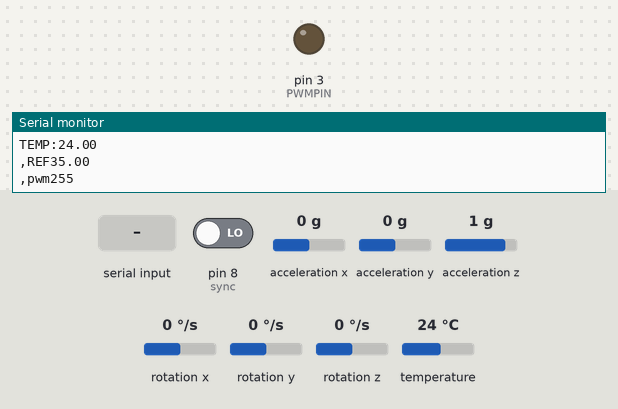
Bench run of a sketch on a simulated Arduino Uno, built with avr-gcc and run on an emulated ATmega328P. Parts: output pins drawn as LEDs (lit = HIGH), the last lines printed to the serial monitor. The test bench sets the inputs (shaded band); at power-on: pin 8 (sync) LOW, temperature 24 °C, acceleration x 0 g, acceleration y 0 g, acceleration z 1 g, rotation x 0 °/s, rotation y 0 °/s, rotation z 0 °/s.

Above: at 1.2 s.
1.3 s: pin 8 (sync) driven HIGH
At 2.5 s:
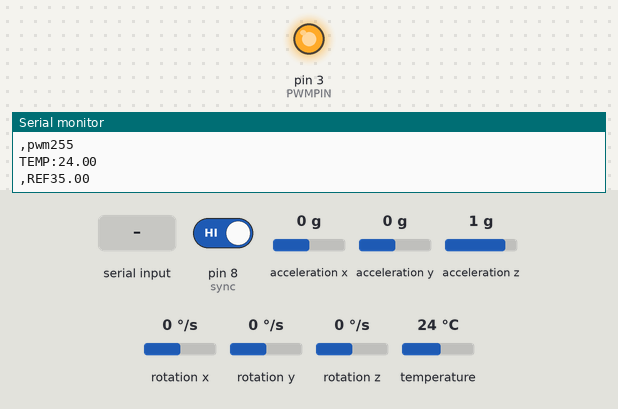
2.8 s: temperature set to 26 °C
4.3 s: temperature set to 27.4 °C
At 5.5 s:
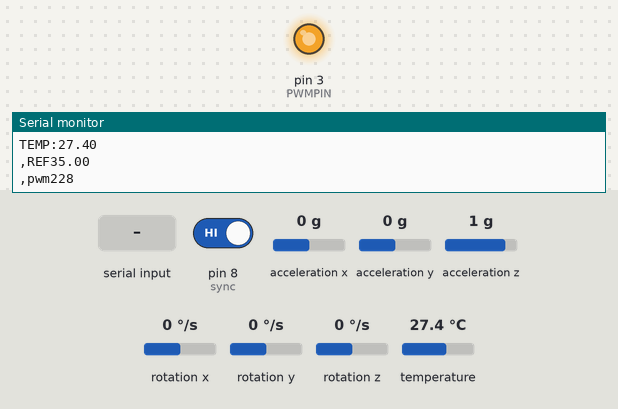
5.8 s: "R" received over the second serial link
At 6.6 s:
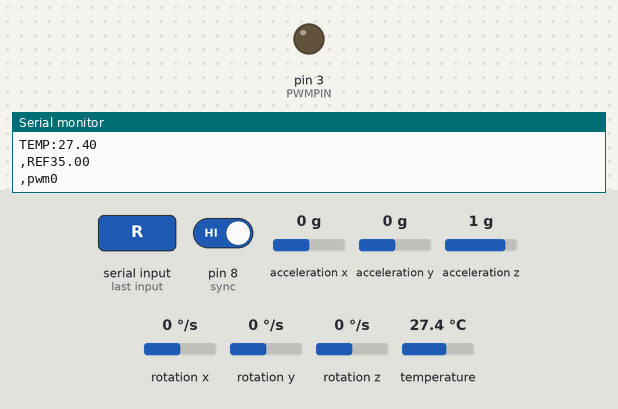
7.3 s: "C" received over the second serial link
At 8.5 s:
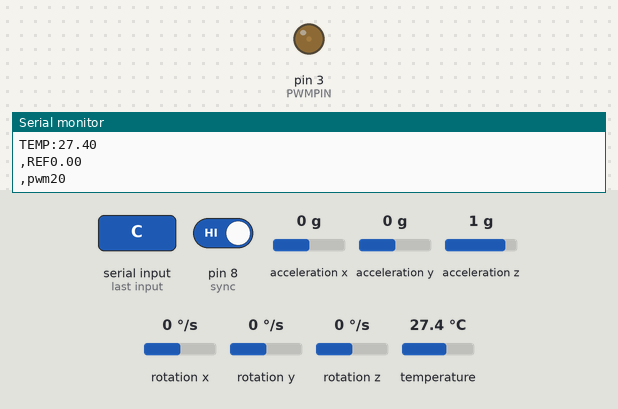
8.8 s: "K" received over the second serial link
At 9.5 s:
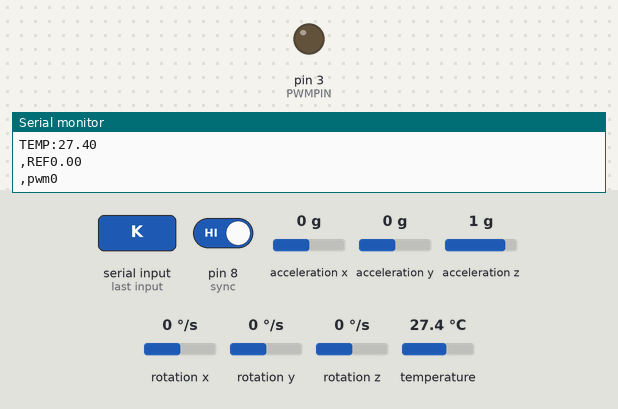
Timing chart, 0 to 11.3 s (numbered marks = the images above; inputs shaded):
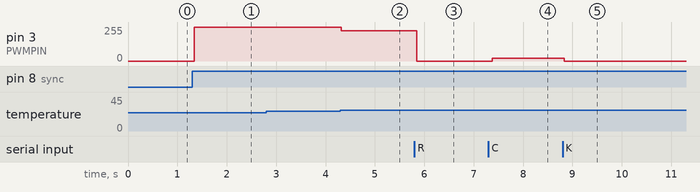

Measured:
- after the input at 1.3 s, pin 3 (PWMPIN): 0/255 → 255/255 at once
- after the input at 4.3 s, pin 3 (PWMPIN): 255/255 → 228/255 at once
- after the input at 5.8 s, pin 3 (PWMPIN): 228/255 → 0/255 after 0.05 s
- after the input at 7.3 s, pin 3 (PWMPIN): 0/255 → 20/255 after 0.07 s
- after the input at 8.8 s, pin 3 (PWMPIN): 20/255 → 0/255 at once

The sketch:

trabajofinal.ino
```cpp
#include <SoftwareSerial.h>
#include <Adafruit_MPU6050.h>
#include <Adafruit_Sensor.h>
#include <Wire.h>
Adafruit_MPU6050 mpu; //llama el objeto la libreria

//la libreria wire.h tiene los pines asignados para el arduno uno
int PWMPIN = 3; int sync = 8;int Pi = 0;
int Fs=10; int corte=0;
//Variables
float referencia = 35; float ek = 0;
float ek_anterior = 0; float valor;
//Pi constantes
float kp = 30;   float ki = 0.01;   int kd = 0.0;
int Gp = 0;    int Gi = 0;    int Gd = 0;
String frase;

//Variables secundarias

SoftwareSerial BT(10,11);

void setup()
{
  Serial.begin(9600);
  BT.begin(38400);
  if (!mpu.begin())
  {
    while (1)
    {
      delay(10);
    }
  }
pinMode(PWMPIN,OUTPUT);
pinMode (sync, INPUT);


// Serial.println("temp,temp1"); //lectura del serial ploter para graficar
mpu.setFilterBandwidth(MPU6050_BAND_21_HZ); //inicializacion del mpu
}

void loop()
{
 sensors_event_t a, g, temp;
 mpu.getEvent(&a, &g, &temp); //funcion de libreria del mpu pa definir valiavble q se van a usar para escribir la temperaatura
 valor = temp.temperature;

//bluetooh

while(BT.available())    // Si llega un dato por el puerto BT se envía al monitor serial
  {
    if(BT.available()>0){
      char letra = BT.read();
      Serial.write(letra);
      if((String) letra != "R" && (String)letra != "K" && (String)letra != "C"){
      frase += letra;
      }
      if ((String) letra == "R"){
      String gp = frase;
      kp=gp.toFloat();
      frase = "";
      }
      else if ((String)letra == "K"){
      String gi = frase;
      ki=gi.toFloat();
      frase = "";
      }
      else if((String)letra == "C"){
      String sp = frase;
      referencia=sp.toFloat();
      frase="";
      }

        Serial.print(" kp: ");Serial.print (kp); Serial.print(" ki: ");Serial.print (ki);Serial.print(" sp1: "); Serial.print (referencia);
      }
   }

//Funciones del sistema

  ek = referencia - valor; //SET POINT MENOS EL VALOR DEL PROCESO
  Gp = kp * ek; //gp significa salida debido a la acción proporcional.
  Gi = (ki/2*Fs)*(ek+ek_anterior);
  Pi = Gp + Gi + Gd;
  if(Pi < 0){Pi = 20;}
  if(Pi > 255){Pi = 255;} //la salida del pwm de 0 a 255 de 8 bits

corte=digitalRead(sync); //Corte almacena la señal de entrada cuando esta en 1 esta en un punto de partida de la onda
if(corte==HIGH)
{
analogWrite(PWMPIN,Pi);
}
ek_anterior = ek;

//impresion de variables
Serial.print("TEMP:");
Serial.println(valor);
Serial.print(",");
Serial.print("REF");
Serial.println(referencia);
Serial.print(",");
Serial.print("pwm");
Serial.println(Pi);
delay(60);


}
```
